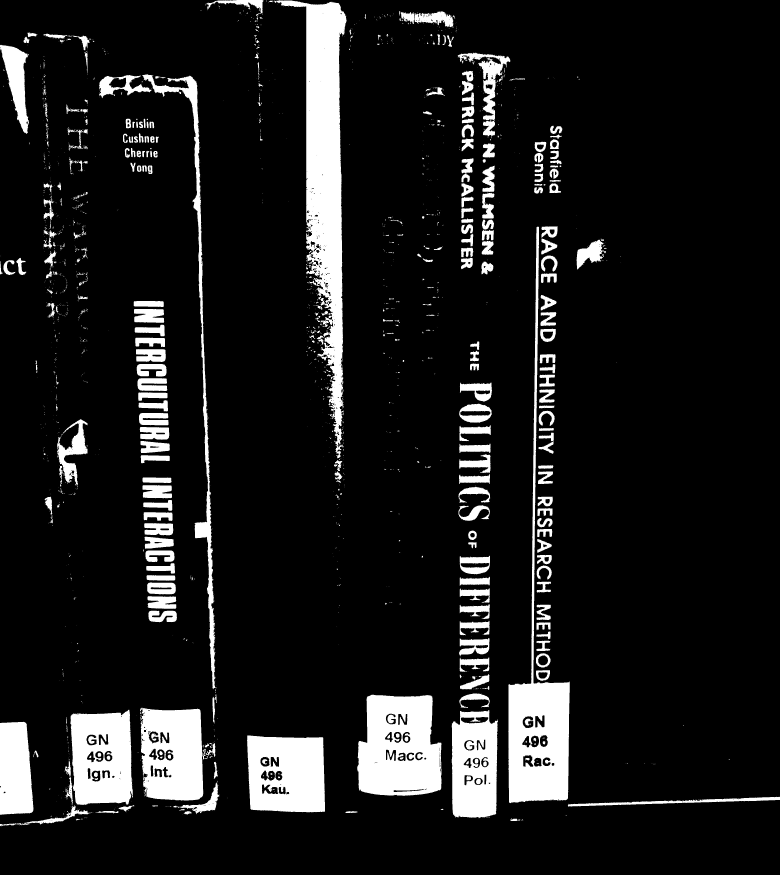
#> input picture notebooks/pictures/book_1_bin.jpg, 3120 x 3500 px (shown at 1/4 size)
$ python -i image_processing.py   (imports and definitions only)   (older library calls are emulated)
#> lines starting #> are read from the running program, lines starting #| are printed output that depends on the picture; after the words box and inside, x2 and y2 are one past the last pixel; in counts of white or black regions, pixels touching at a corner belong together
#> further down, picture is the input picture: shape (3500, 3120, 3); min 0, max 255, mean 28.2
############################################
# From https://github.com/tphinkle/shelfie #
############################################

# Imports
import cv2
import matplotlib.pyplot as plt
import numpy as np
import scipy.ndimage
import scipy.stats


class Line(object):
    '''
    Simple class that holds the information related to a line;
    i.e., the slope, y-intercept, and center point along the line
    '''

    vertical_threshold = 30

    def __init__(self, m, b, center, min_x, max_x, min_y, max_y):
        '''
        m: slope
        b: y-intercept
        center: center point along the line (tuple)
        '''

        self.m = m
        self.b = b

        self.center = center

        self.min_x = min_x
        self.max_x = max_x

        self.min_y = min_y
        self.max_y = max_y


    # [42 lines left out: functions y, x, plot_img, not called in this run]

def gaussian_blur(img, sigma, debug = False):
    '''
    Blurs the image with a gaussian kernel of length sigma.
    This is usually done before line detection is performed.
    '''

    proc_img = scipy.ndimage.filters.gaussian_filter(img, sigma = (sigma, sigma))


    if debug:
        print('gaussian blur')
        plot_img(proc_img, show = True)

    return proc_img


def downsample(img, num_downsamples, debug = False):
    '''
    Downsamples an image by 50% num_downsamples times.
    This effectively reduces image size and resolution.
    '''

    proc_img = np.copy(img)
    for i in range(num_downsamples):
        proc_img = scipy.ndimage.interpolation.zoom(proc_img,.5)

        if debug:
            print('downsample', i)
            plot_img(proc_img, show = True)

    return proc_img

def sobel_x_squared(img, debug = False):
    '''
    Calculates the sobel_x transformation (x-gradient) squared.
    '''

    proc_img = cv2.Sobel(img, cv2.CV_64F, 1, 0, ksize = -1)**2.

    if debug:
        print('sobel x')
        plot_img(proc_img)

    return proc_img

# [27 lines left out: functions sobel_y_squared, laplace_squared, not called in this run]

def standardize(img, debug = False):
    '''
    Standardizes the image via img = (img - min/(max-min), where max and min
    are the maxima and minima pixel intensities present in the image
    '''
    proc_img = (img - np.min(img))/(np.max(img)-np.min(img))

    if debug:
        print('standardize')
        plot_img(proc_img)

    return proc_img

# [32 lines left out: functions digitize, binarize, not called in this run]


def dynamic_binarize(img, cutoff, debug = False):
    '''
    Binarizes an image by setting intensity of any pixel value with intensity
    not equal to zero to equal one.
    Final image has pixel intensities [0,1].
    '''

    if debug:
        print('dynamic binarize (before)')
        plt.hist(img.flatten())
        plt.show()

    for i in range(20):
        cutoff = i*.01
        bright_pixel_ratio = len(np.where(img > cutoff)[0])/(img.shape[0]*img.shape[1])


        if bright_pixel_ratio <= 0.4:
            break

    img[img > cutoff] = 1
    img[img <= cutoff] = 0


    if debug:
        print('dynamic binarize')

        plot_img(img, show = True)


    return img


# [88 lines left out: functions binarize_alt, erode_subtract, horizontal_dilate, horizontal_dilate_subtract, erode, not called in this run]

def vertical_erode(img, structure_length, iterations, debug = False):
    '''
    Erodes the image with a vertical structure element of length structure_length.
    Used to get rid of lines that are primarily horizontal.
    '''


    structure = np.array([[0,1,0],[0,1,0],[0,1,0]])*structure_length
    proc_img = scipy.ndimage.morphology.binary_erosion(img, structure, iterations)

    if debug:
        print('vertical erode')
        plot_img(proc_img, show = True)

    return proc_img

def vertical_dilate(img, structure_length, iterations, debug = False):
    '''
    Dilates an image in the vertical direction using a vertical structure element
    of scale structure_length.
    This is used to connect lines that are close by vertically.
    Repeats iterations times.
    '''

    structure = np.array([[0,1,0],[0,1,0],[0,1,0]])*structure_length
    proc_img = scipy.ndimage.morphology.binary_dilation(img, structure, iterations)

    if debug:
        print('vertical dilate')
        plot_img(proc_img, show = True)

    return proc_img

# [51 lines left out: functions dilate, horizontal_erode, horizontal_erode_dilate, not called in this run]

def connected_components(img, debug = False):
    '''
    Finds all connected components in a binary image and assigns all connections
    within a component to a unique value for that component.
    Returns the processed image, and the values of the unique components.

    '''
    proc_img, levels = scipy.ndimage.label(img, structure = np.ones((3,3)))
    levels = list(range(1, levels + 1))


    if debug:
        print('find connected components, levels = ', levels)
        plot_img(proc_img, show = True)

    return proc_img, levels


def remove_short_clusters_vertical(img, levels, threshold_fraction, debug = False):
    '''
    Given an image that has been labeled with connected components (see above),
    calculates the vertical height of each component and filters those that
    are too short.
    The threshold should be set as a fraction of the longest line present in the
    image.
    This is used to remove short vertical lines.

    '''

    drop_values = []
    ptps = []

    # Calculate peak-to-peak height of line
    for level in levels:
        bright_pixels = np.where(img == level)
        ptp = np.ptp(bright_pixels[0])
        ptps.append(ptp)


    # Determine which lines to drop
    threshold = np.max(ptps)/2.
    for i in range(len(ptps)):
        if ptps[i] < threshold:
            drop_values.append(levels[i])


    # Drop the lines
    for drop_value in drop_values:
        img[img == drop_value] = 0


    if debug:
        print('remove short clusters')
        plt.hist(ptps, bins = 25)
        plt.show()
        plot_img(img, show = True)

    return img


# [41 lines left out: function remove_short_clusters_horizontal, not called in this run]


def upsample(img, upsample_factor, debug = False):
    '''
    Upsamples the image, e.g. multiplies its height and width by the upsample_factor.
    This is performed to restore the image to the correct overall size that it
    was before a downsample was used in the imag eprocessing pipeline.
    '''


    proc_img = img.repeat(upsample_factor, axis = 0).repeat(upsample_factor, axis = 1)

    if debug:
        print('upsample')
        plot_img(proc_img, show = True)

    return proc_img

# [12 lines left out: function invert, not called in this run]

def get_lines_from_img(img, levels, debug = False):
    '''
    Finds the equations for all of the lines in a binary image,
    and returns as a list of Line objects (see above class definition).
    '''

    lines = []
    for level in levels:
        line = np.where(img == level)
        xs = line[1]
        ys = line[0]
        center = [np.mean(xs), np.mean(ys)]

        min_x = np.min(xs)
        max_x = np.max(xs)
        min_y = np.min(ys)
        max_y = np.max(ys)

        #print('std ratio', np.std(ys)/np.std(xs))
        spread = (np.max(ys) - np.min(ys))/(np.max(xs) - np.min(xs))

        # Line is vertical
        #if (np.std(ys)/np.std(xs) > 10):
        if spread > 10:
            line = Line(1000, 0, center, min_x, max_x, min_y, max_y)

        # Line is not vertical
        else:
            m, b, r, p, std = scipy.stats.linregress(xs,ys)
            line = Line(m, b, center, min_x, max_x, min_y, max_y)


        lines.append(line)

    # Sort the lines by their center x positions
    lines.sort(key = lambda line: line.center[0])

    return lines


# [95 lines left out: function get_shelf_lines, not called in this run]


def get_book_lines(img, angles = [0], spaces = ['h'], debug = False):
    '''
    Given an image, performs a number of image processing techniques to render
    the processed image down into a series of lines that represent the edges
    of spines in the image.
    The lines are returned as a list of Line objects (see above).
    Repeats iterations times.
    '''
#> called with debug = False

    # Convert to HSV
    gs_img = np.mean(img, axis = 2)
    final_img = np.zeros((gs_img.shape[0], gs_img.shape[1]))
    lines = []
    for angle in angles:

        # Rotate
        proc_img = scipy.ndimage.rotate(gs_img, angle = angle, reshape = False)


        # Convert to gs
        #proc_img = np.mean(img[:,:], axis = 2).astype(np.uint8)
        #proc_img = img[:,:,0]#.astype(np.uint8)

        # Blur
        sigma = 3
        proc_img = gaussian_blur(proc_img, sigma = sigma, debug = debug)

        # Sobel x
        proc_img = sobel_x_squared(proc_img, debug = debug)

        # Down sample
        num_downsamples = 2
        proc_img = downsample(proc_img, num_downsamples, debug = debug)


        # Standardize
        proc_img = standardize(proc_img, debug = debug)

        # [8 lines of commented-out code are left out]
        cutoff = np.max(proc_img)/12.
        proc_img = dynamic_binarize(proc_img, cutoff, debug = debug)

        # [12 lines of commented-out code are left out]
        structure_length = 200
        iterations = 8
        proc_img = vertical_erode(proc_img, structure_length, iterations, debug = debug)


        # Vertical dilate
        structure_length = 500
        iterations = 10
        proc_img = vertical_dilate(proc_img, structure_length, iterations, debug = debug)


        # Connected components
        proc_img, levels = connected_components(proc_img, debug = debug)

        # Remove short clusters
        threshold_fraction = 0.10
        proc_img = remove_short_clusters_vertical(proc_img, levels, threshold_fraction, debug = debug)

        # Re-binarize
        #proc_img = binarize(proc_img, debug = debug)

        # Dilate
        #structure_length = 3
        #proc_img = dilate(proc_img, structure_length, debug = debug)

        # Up sample
        upsample_factor = 2**num_downsamples
        proc_img = upsample(proc_img, upsample_factor, debug = debug)

        # Connected components
        #proc_img, levels = connected_components(proc_img, debug = debug)


        # Un-rotate image
        proc_img = scipy.ndimage.rotate(proc_img, angle = -1*angle, reshape = False)
        proc_img.resize((img.shape[0], img.shape[1]))
        final_img = final_img + proc_img

        '''fig = plt.figure(figsize = (16,12))
        plt.imshow(proc_img, cmap = 'gray')
        plt.show()'''
#> this loop made 1 pass
#> pass 1, in sobel_x_squared, `proc_img = cv2.Sobel(img, cv2.CV_64F, 1, 0, ksize = -1)**2.`:
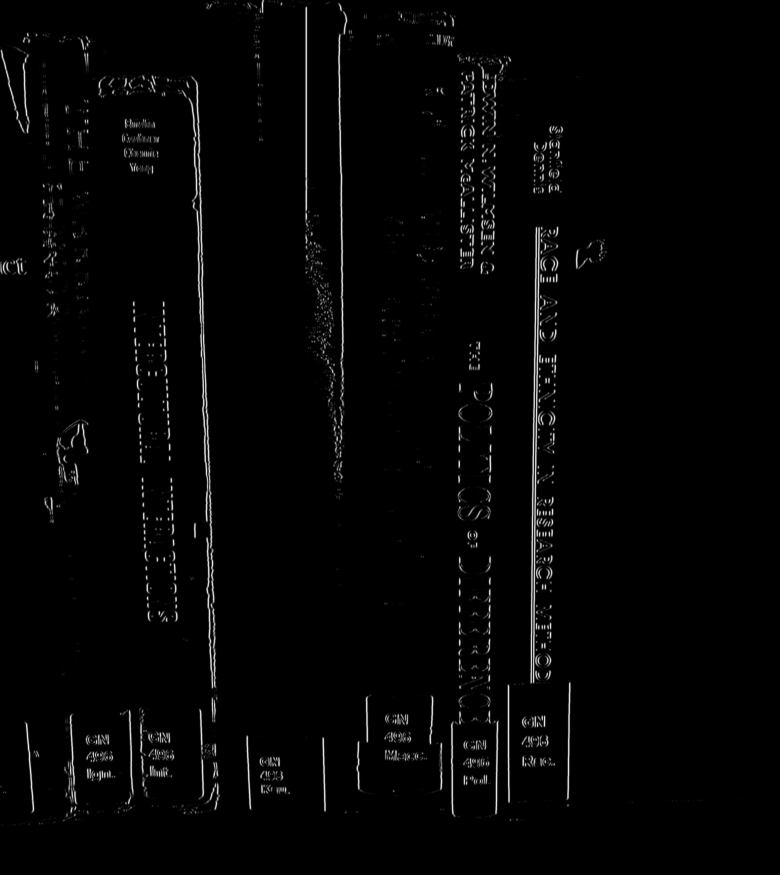
#> proc_img: shape (3500, 3120) float64 (shown at 1/4 size); min 0, max 1114782.7, mean 19784.7; drawn with min black and max white
#> pass 1, in get_book_lines, `proc_img = downsample(proc_img, num_downsamples, debug = debug)`:
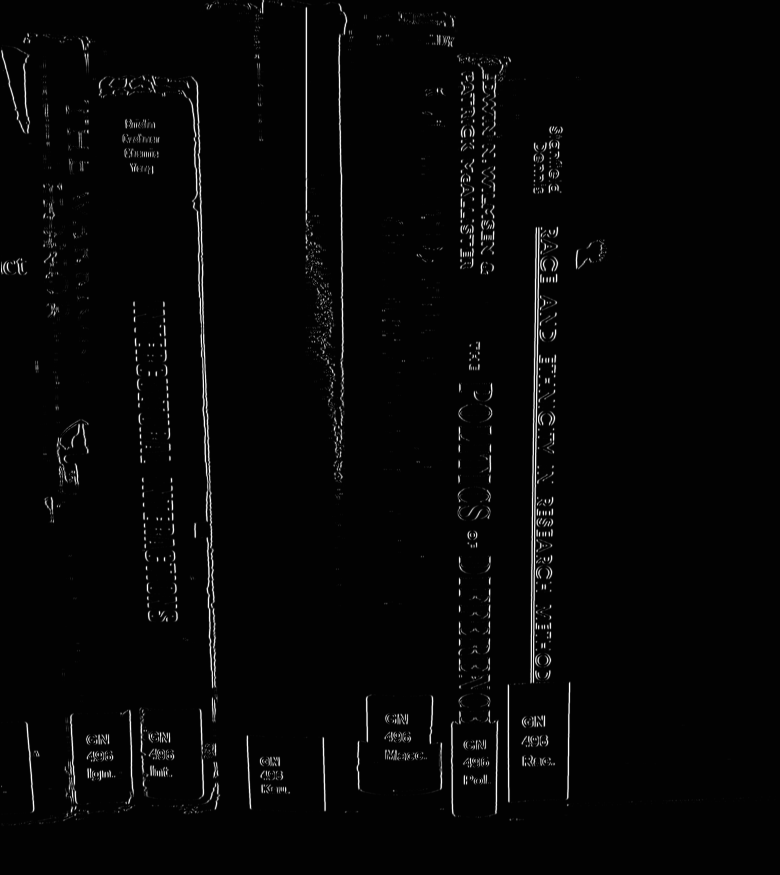
#> proc_img: shape (875, 780) float64; min -10423.9, max 1140225.3, mean 19748.8; drawn with min black and max white
#> after the loop:
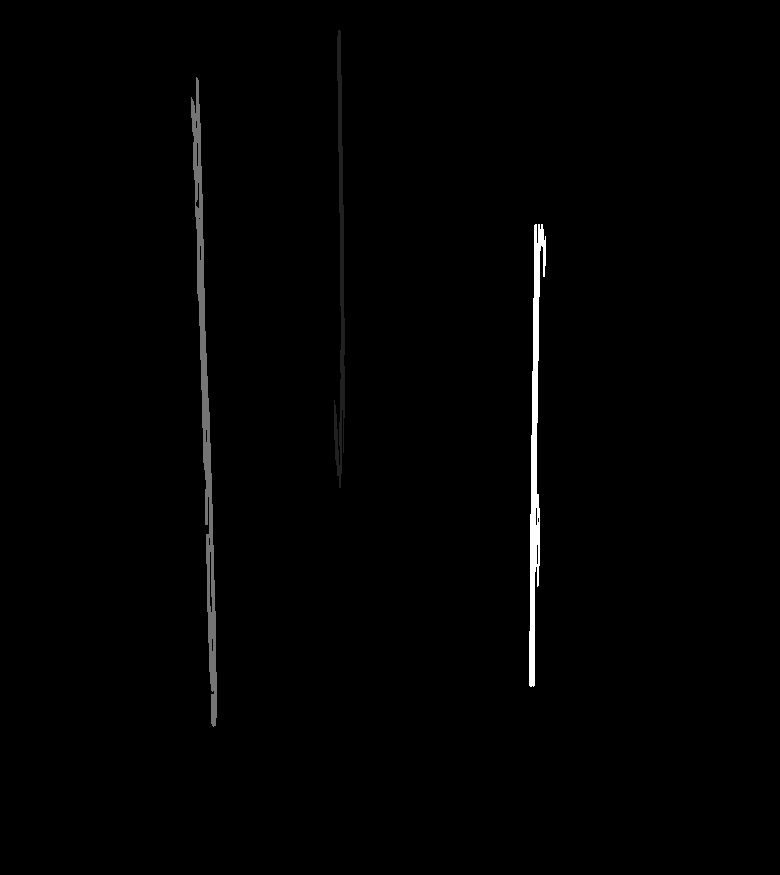
#> final_img: shape (3500, 3120) float64 (shown at 1/4 size); min 0, max 46, mean 0.4; drawn with min black and max white


    # Conver the final image to binary
    final_img[final_img > 0] = 1
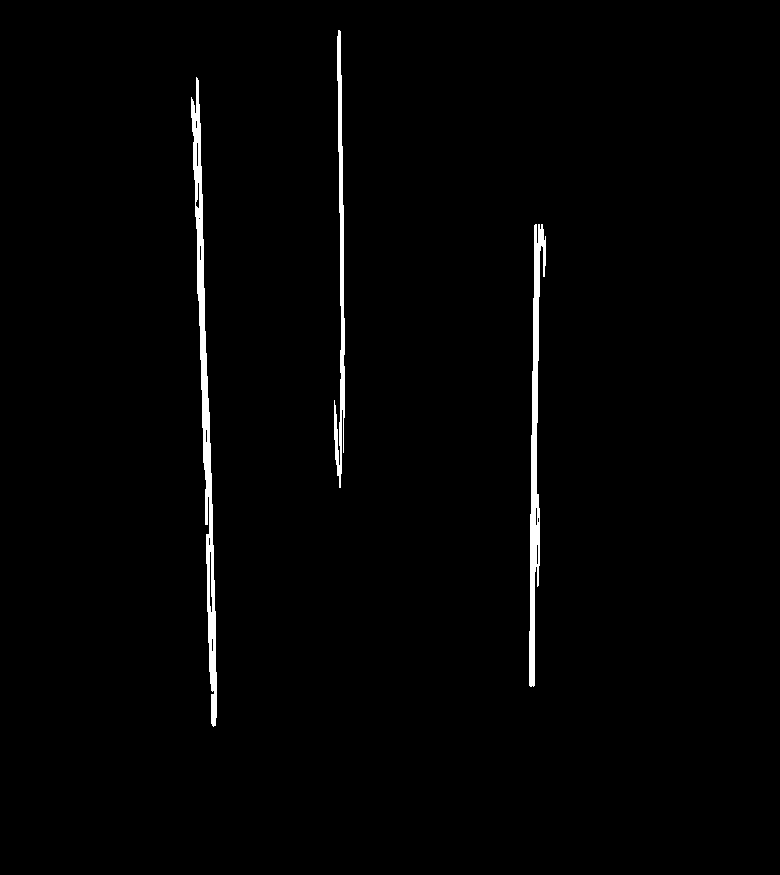
#> final_img: shape (3500, 3120) float64 (shown at 1/4 size); values 0 (black) and 1 (white), 1.4% white; 3 white regions, box (x1, y1, x2, y2) and area: (764, 308, 868, 2908) 68864, (2116, 896, 2184, 2748) 49776, (1336, 120, 1380, 1952) 32368

    # Connect components label
    final_img, levels = connected_components(final_img)
#> levels = [1, 2, 3]

    # Get the lines from the label
    lines = get_lines_from_img(final_img, levels, debug = False)
#> the loop in get_lines_from_img, `for level in levels:` made 3 passes
#> after the loop in get_lines_from_img, `for level in levels:`: lines = 3 items
#> lines = 3 items


    #fig = plt.figure(figsize = (16,12))
    #plt.imshow(final_img, cmap = 'gray')
    #plt.show()

    # Plot the result
    if debug:

        new_img = np.copy(img)

        #new_img[proc_img != 0,:] = [0,255,128]

        plot_img(new_img, show = False)
        for line in lines:
            y0 = line.min_y
            y1 = line.max_y

            x0 = line.x(y0)
            x1 = line.x(y1)

            plt.plot([x0, x1], [y0, y1], color = np.array([0,169,55])/255., lw = 6)

        plt.xlim(0, img.shape[1])
        plt.ylim(img.shape[0], 0)
        plt.xticks([])
        plt.yticks([])
        plt.savefig('proc_img.png', bbox_inches = 'tight', dpi = 300)

        plt.show()


    return lines


"""
VERY GOOD RESULTS!
def get_book_lines(img, spaces = ['h'], debug = False):
    '''
    Given an image, performs a number of image processing techniques to render
    the processed image down into a series of lines that represent the edges
    of spines in the image.
    The lines are returned as a list of Line objects (see above).
    Repeats iterations times.
    '''


    # Convert to HSV
    proc_img = cv2.cvtColor(img, cv2.COLOR_BGR2HSV)

    proc_img = ((proc_img[:,:,1])**2. + (proc_img[:,:,2])**2.)**.5#+proc_img[:,:,2]**2.)**.5

    # Convert to gs
    #proc_img = np.mean(img[:,:], axis = 2).astype(np.uint8)
    #proc_img = img[:,:,0]#.astype(np.uint8)

    # Down sample
    num_downsamples = 0
    proc_img = downsample(proc_img, num_downsamples, debug = debug)

    # Blur
    sigma = 3
    proc_img = gaussian_blur(proc_img, sigma = sigma, debug = debug)


    # Sobel x
    proc_img = sobel_x_squared(proc_img, debug = debug)


    # Standardize
    proc_img = standardize(proc_img, debug = debug)

    # [8 lines of commented-out code are left out]
    cutoff = np.max(proc_img)/100.
    proc_img = binarize(proc_img, cutoff, debug = debug)


    # Vertical erode
    structure_length = 200
    iterations = 50
    proc_img = vertical_erode(proc_img, structure_length, iterations, debug = debug)

    '''
    # Vertical dilate
    structure_length = 500
    iterations = 200
    proc_img = vertical_dilate(proc_img, structure_length, iterations, debug = debug)
    '''

    # Connected components
    proc_img, levels = connected_components(proc_img, debug = debug)

    # Remove short clusters
    threshold_fraction = 0.10
    proc_img = remove_short_clusters(proc_img, levels, threshold_fraction, debug = debug)

    # Re-binarize
    #proc_img = binarize(proc_img, debug = debug)

    # Dilate
    #structure_length = 3
    #proc_img = dilate(proc_img, structure_length, debug = debug)

    # Up sample
    upsample_factor = 2**num_downsamples
    proc_img = upsample(proc_img, upsample_factor, debug = debug)

    # Connected components
    proc_img, levels = connected_components(proc_img, debug = debug)


    # Lines
    lines = get_lines_from_img(proc_img, levels, debug = False)

    # Plot the result
    if debug:

        new_img = np.copy(img[:,:,::-1])

        #new_img[proc_img != 0,:] = [0,255,128]

        plot_img(new_img, show = False)
        for line in lines:
            y0 = 0
            y1 = np.shape(img)[0]

            x0 = line.x(y0)
            x1 = line.x(y1)

            plt.plot([x0, x1], [y0, y1], color = 'yellow', lw = 3)

        plt.xlim(0, img.shape[1])
        plt.ylim(img.shape[0], 0)
        plt.xticks([])
        plt.yticks([])
        plt.savefig('proc_img.png', bbox_inches = 'tight', dpi = 300)

        plt.show()

    return lines

"""


"""
Current working pipeline---don't delete or change this!!!!


def get_book_lines(img, debug = False):
    '''
    Given an image, performs a number of image processing techniques to render
    the processed image down into a series of lines that represent the edges
    of spines in the image.
    The lines are returned as a list of Line objects (see above).
    Repeats iterations times.
    '''

    # Convert to gs
    proc_img = np.mean(img[:,:], axis = 2).astype(np.uint8)

    # Down sample
    num_downsamples = 3
    proc_img = downsample(proc_img, num_downsamples, debug = debug)

    # Sobel x
    proc_img = sobel_x_squared(proc_img, debug = debug)

    # Standardize
    proc_img = standardize(proc_img, debug = debug)

    # Digitize
    num_levels = 4
    proc_img = digitize(proc_img, num_levels, debug = debug)

    # Binarize
    proc_img = binarize(proc_img, debug = debug)

    # Erode subtract
    structure_length = 5
    proc_img = erode_subtract(proc_img, structure_length, debug = debug)

    # Vertical erode
    structure_length = 200
    iterations = 3
    proc_img = vertical_erode(proc_img, structure_length, iterations, debug = debug)

    # Vertical dilate
    structure_length = 50
    iterations = 5
    proc_img = vertical_dilate(proc_img, structure_length, iterations, debug = debug)

    # Connected components
    proc_img, levels = connected_components(proc_img, debug = debug)

    # Remove short clusters
    threshold_fraction = 0.10
    proc_img = remove_short_clusters(proc_img, levels, threshold_fraction, debug = debug)

    # Re-binarize
    proc_img = binarize(proc_img, debug = debug)

    # Dilate
    #structure_length = 3
    #proc_img = dilate(proc_img, structure_length, debug = debug)

    # Up sample
    upsample_factor = 2**num_downsamples
    proc_img = upsample(proc_img, upsample_factor, debug = debug)

    # Connected components
    proc_img, levels = connected_components(proc_img, debug = debug)


    # Lines
    lines = get_lines_from_img(proc_img, levels, debug = False)

    # Plot the result
    if debug:

        new_img = np.copy(img[:,:,::-1])

        #new_img[proc_img != 0,:] = [0,255,128]

        plot_img(new_img, show = False)
        for line in lines:
            y0 = 0
            y1 = np.shape(img)[0]

            x0 = line.x(y0)
            x1 = line.x(y1)

            plt.plot([x0, x1], [y0, y1], color = 'yellow', lw = 3)

        plt.xlim(0, img.shape[1])
        plt.ylim(img.shape[0], 0)
        plt.xticks([])
        plt.yticks([])
        plt.savefig('proc_img.png', bbox_inches = 'tight', dpi = 300)

        plt.show()

    return lines
"""

>>> import cv2
>>> picture = cv2.imread('../pictures/book_1_bin.jpg')
>>> result = get_book_lines(picture)
#> result = 3 items
